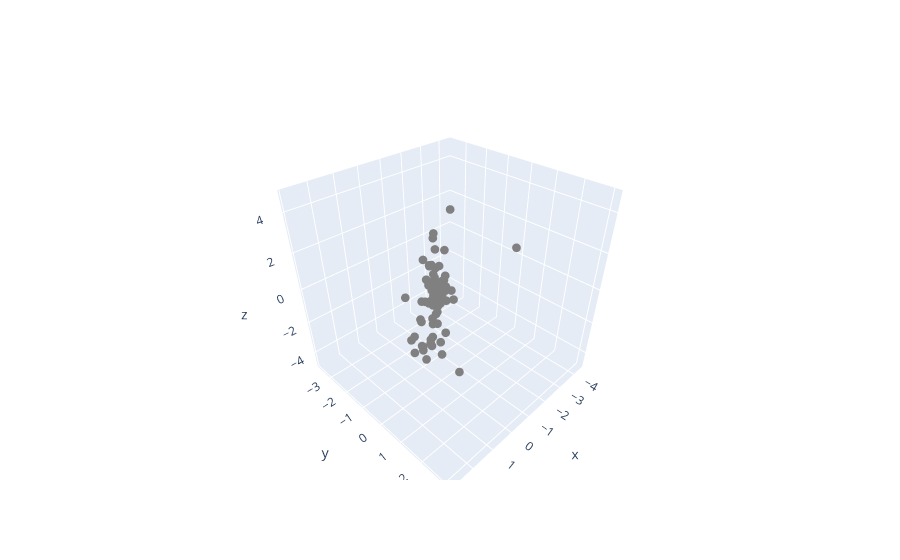

Notebook code for this chart:
### Code cell
fig = go.Figure(data=[go.Scatter3d(
    x=data[:,0], y=data[:,1], z=data[:,2], 
    # x=data[;,1], y=data[:,2], z=data[:,0], #if you want to graph time 
    mode ='markers', 
    marker=dict(size = 3 , color = 'grey'))])

fig.update_layout(scene= dict(zaxis = dict(range=[-5, 5])))
fig.show()
